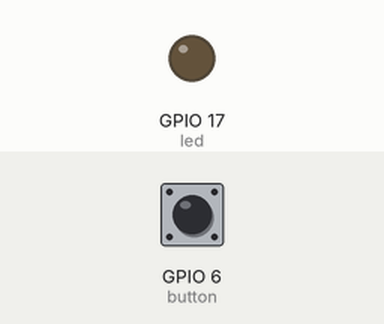
Simulated run of this program. Board: Raspberry Pi (BCM pin numbers). Shown: output pins drawn as LEDs (lit = HIGH). The inputs (shaded band) are chosen by the test bench; at power-on: GPIO 6 (button) HIGH.

Above: at 1.2 s.
1.3 s: GPIO 6 (button) pulled LOW for 3.2 s
At 4.9 s:
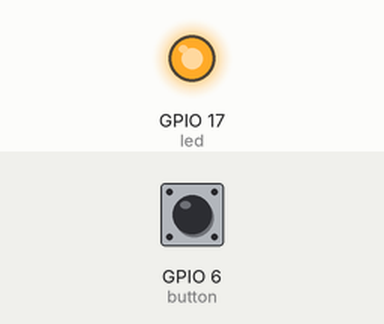
6.0 s: GPIO 6 (button) pulled LOW for 0.15 s
At 7.4 s:
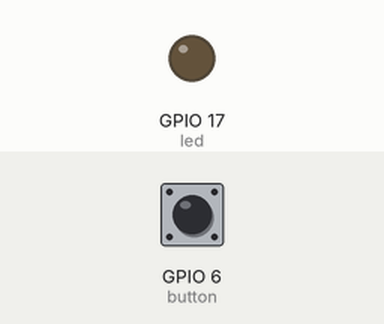
Timing chart, 0 to 9.0 s (numbered marks = the images above; inputs shaded):
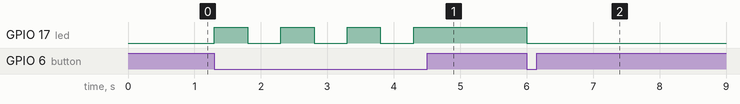

Measured:
- after the input at 1.3 s, GPIO 17 (led): alternates HIGH for 0.50 s and LOW for 0.50 s, 7 changes in all, then stays HIGH, starting at once
- after the input at 6.0 s, GPIO 17 (led): HIGH → LOW at once

The program:

toggle_switch.py
```python
# Toggle Switch Using Wait For Press Method
from gpiozero import Button, LED
from time import sleep

button = Button(6)
led = LED(17)

while True:
  button.wait_for_press()
  led.toggle()
  sleep(0.5)
```
